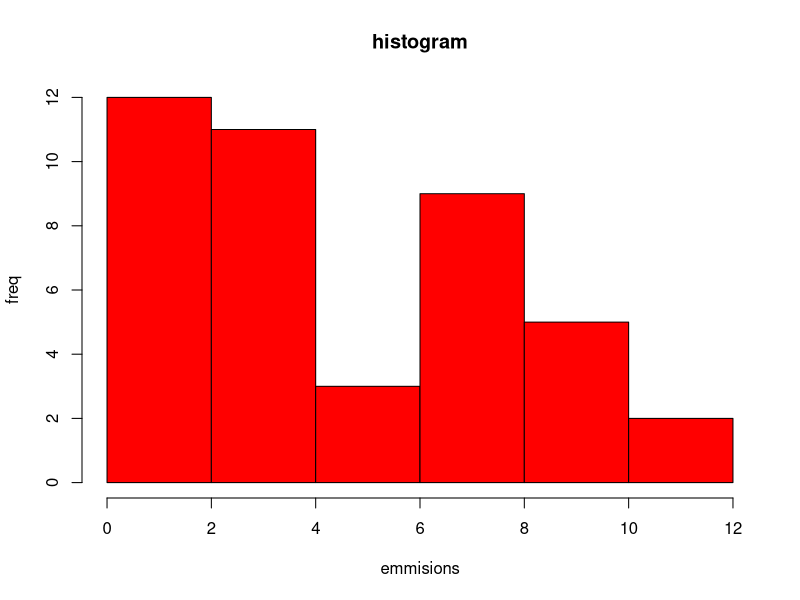
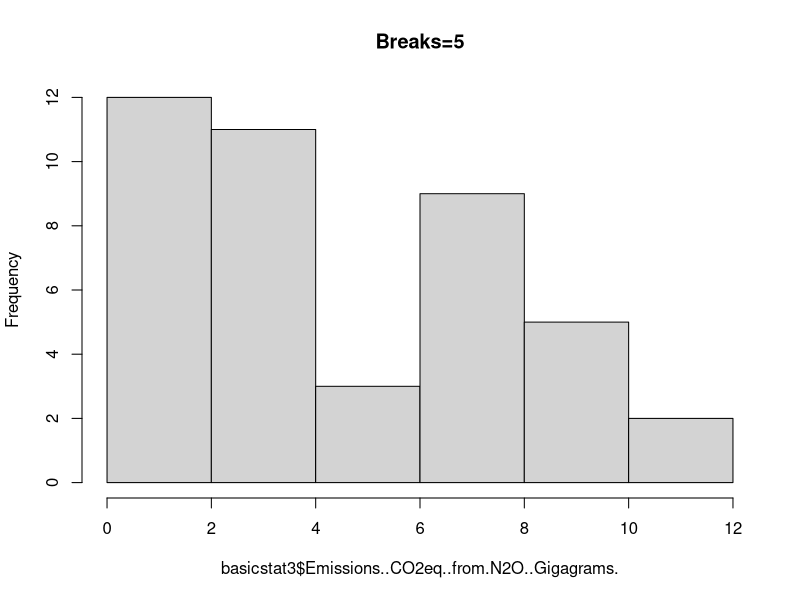

Source code (R) for these figures, in order: (Note: this script raises an error after producing the figures.)
getwd()
setwd("~/R practice session")
library(stats)
library(base)
install.packages("ggplot2")
library("ggplot2")

basicstat1 <- read.csv("Basic Stats-1.csv", header = TRUE)
basicstat2 <- read.csv("Basic Stats-2.csv", header = TRUE)
basicstat3 <- read.csv("Basic Stats-3.csv", header = TRUE)

basicstat1

Row5mean <- rowMeans(basicstat1[5,])
Row5mean

col2mean  <- mean(basicstat1[,2])
col2mean

basicstat3

hist1 <-hist(basicstat3$Emissions..CO2eq..from.N2O..Gigagrams., main = "histogram", col = "red", xlab= "emmisions", ylab= "freq")
hist2 <-hist(basicstat3$Emissions..CO2eq..from.N2O..Gigagrams.,breaks = 5, main ="Breaks=5")

boxplot1 <-boxplot(basicstat3, horizontal = TRUE, col = "blue")
boxplot1 <-boxplot(basicstat3, vertical = TRUE, col = "green")

basicstat2
ggplot(data=basicstat2, aes(x=Close, y = Volume)) + 
  geom_bar(stat= Volume)
